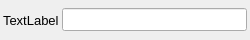
<?xml version="1.0" encoding="UTF-8"?>
<ui version="4.0">
 <class>NameLineEdit</class>
 <widget class="QWidget" name="NameLineEdit">
  <property name="geometry">
   <rect>
    <x>0</x>
    <y>0</y>
    <width>250</width>
    <height>40</height>
   </rect>
  </property>
  <property name="minimumSize">
   <size>
    <width>250</width>
    <height>40</height>
   </size>
  </property>
  <property name="font">
   <font>
    <pointsize>10</pointsize>
   </font>
  </property>
  <property name="windowTitle">
   <string>Form</string>
  </property>
  <layout class="QHBoxLayout" name="horizontalLayout">
   <property name="spacing">
    <number>3</number>
   </property>
   <property name="margin">
    <number>3</number>
   </property>
   <item>
    <widget class="QLabel" name="label">
     <property name="text">
      <string>TextLabel</string>
     </property>
    </widget>
   </item>
   <item>
    <widget class="QLineEdit" name="lineEdit"/>
   </item>
  </layout>
 </widget>
 <resources/>
 <connections/>
</ui>
